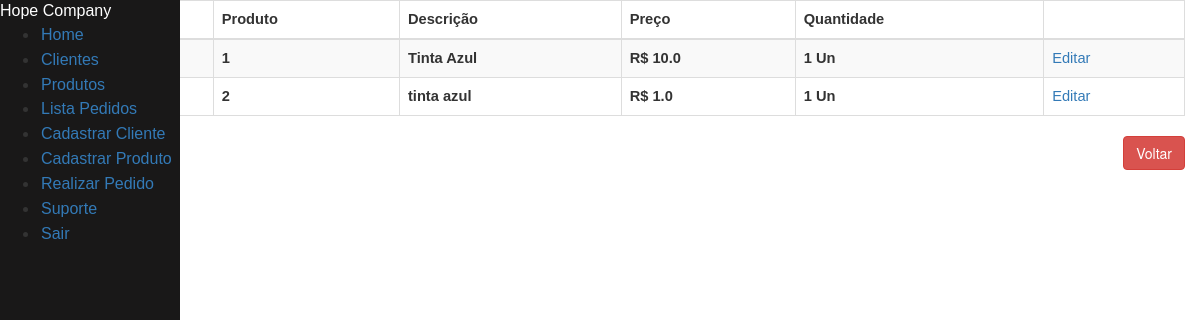
The page /visualiza_pedido/2 on the database its author committed.
### tables this page shows
CREATE TABLE itens_pedido (
    id_produto INTEGER NOT NULL,
    id_pedido INTEGER,
    preco_unitario REAL NOT NULL,
    quantidade INTEGER NOT NULL,
    FOREIGN KEY(id_produto) REFERENCES produto(id_produto),
    FOREIGN KEY(id_pedido) REFERENCES pedido(id_pedido)
);

CREATE TABLE produto (
    id_produto INTEGER PRIMARY KEY AUTOINCREMENT,
    descricao VARCHAR(50) NOT NULL,
    preco_unitario REAl NOT NULL
);

### clientes.py (the view)
@app.route("/visualiza_pedido/<int:id_pedido>", methods = ["GET", "POST"])
def form_visualiza_ped(id_pedido):
    prod_pedido = consultar_prod_pedido(id_pedido)
    if prod_pedido == None:
        return render_template("menu.html", mensagem = f"Esse pedido não existe.")
    return render_template("visualiza_pedido.html", id_pedido = id_pedido, pedidos = prod_pedido)

### clientes.py (called while the page is built)
def row_to_dict(description, row):
    if row == None:
        return None
    d = {}
    for i in range(0, len(row)):
        d[description[i][0]] = row[i]
    return d

def rows_to_dict(description, rows):
    result = []
    for row in rows:
        result.append(row_to_dict(description, row))
    return result

def conectar():
    return sqlite3.connect('clientes.db')

def consultar_prod_pedido(id_pedido):
    with closing(conectar()) as con, closing(con.cursor()) as cur:
        cur.execute("SELECT p.preco_unitario, p.quantidade, p.id_produto, pd.descricao FROM itens_pedido p INNER JOIN produto pd ON pd.id_produto = p.id_produto WHERE p.id_pedido = ?", (id_pedido, ))
        return rows_to_dict(cur.description, cur.fetchall())

### templates/visualiza_pedido.html (shortened to what this page needs)
{% extends "menu.html" %}
{% block content %}
<div class="container col-md-18">
        <div class="table-responsive" id="sailorTableArea">
        <table id="sailorTable" class="table table-striped table-bordered" width="100%">
            <thead>
                <tr>
                    <th>Pedido</th>
                    <th>Produto</th>
                    <th>Descrição</th>
                    <th>Preço</th>
                    <th>Quantidade</th>
                    <th></th>
                </tr>
            </thead>
            <tbody>
                {% for pedido in pedidos %}
                <tr>
                    <th>{{id_pedido}}</th>
                    <th><input type="hidden" value="{{pedido['id_produto']}}" name="id_produto" id="id_produto"/>{{pedido['id_produto']}}</th>
                    <th>{{pedido['descricao']}}</th>
                    <th>R$ {{pedido['preco_unitario']}}</th>
                    <th>{{pedido['quantidade']}} Un</th>
                    <td><a href="/edita-pedido/{{id_pedido}}/{{pedido['id_produto']}}" class="botao">Editar</a></td>
                </tr>
                {% endfor %}
            </tbody>
        </table>
        </div>
    </div>
    <div class="form-group">
        <label class="col-md-4 control-label" for="btnsalvar"></label>
        <div class="col-md-8 text-right">
            <a id="btncancelar" name="btncancelar" class="btn btn-danger" href="/pedido/">Voltar</a>
        </div>
    </div>
</body>
{% endblock %}

### templates/menu.html (style rules this page uses)
body { background-color: #ffffff; }
table { font-family: Arial, Helvetica, sans-serif; font-weight: normal; font-size: 11pt; }

### rows shown on the page
itens_pedido: id_produto "1", descricao "Tinta Azul", preco_unitario "10.0", quantidade "1"
itens_pedido: id_produto "2", descricao "tinta azul", preco_unitario "1.0", quantidade "1"
